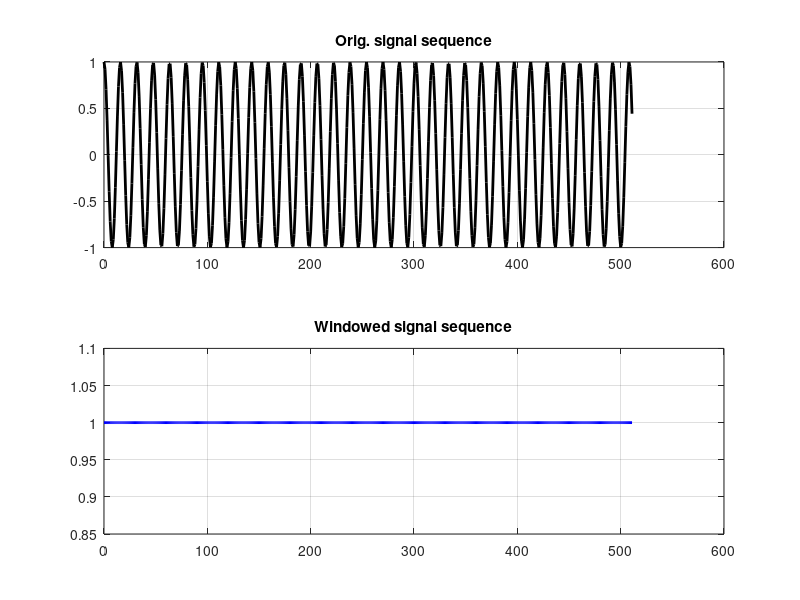
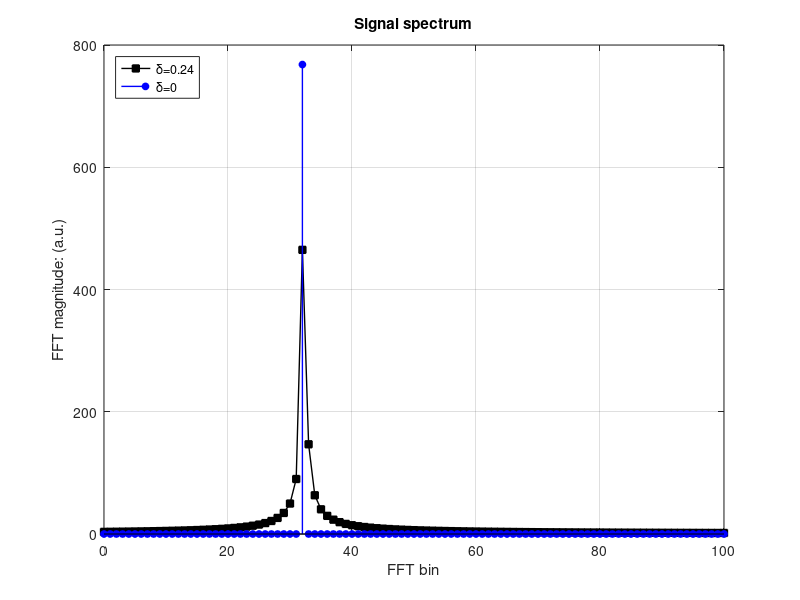
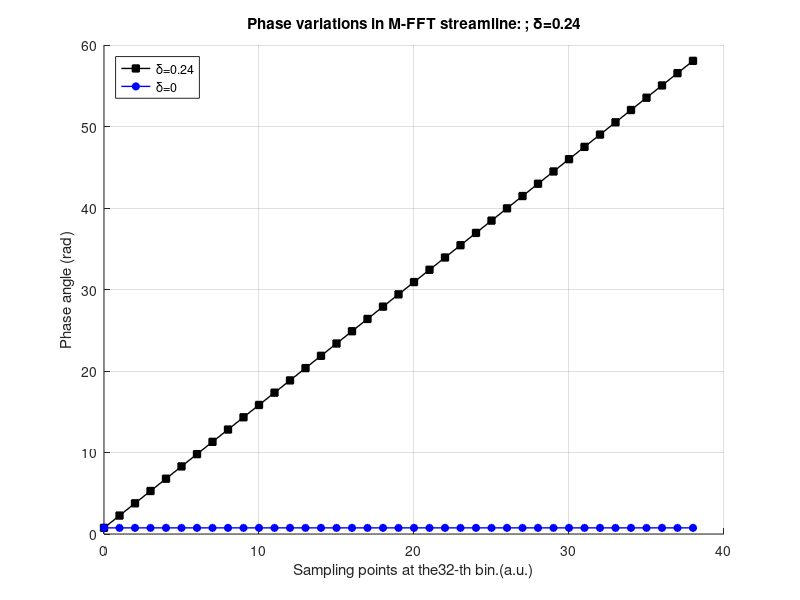

Here is the MATLAB script that generated these plots, in order:
%%
% L-pnt x(n) sequence:
% signal frequency: integer+fraction  
% M-CoarseFFT & K-ZoomFFT phase variation and consistent correction.

clear;clc;
L = 20000; % original signal length.
M = 512; % CoarseFFT-length
K = 16; % ZoomFFT-length
n = 0:L-1;   % sampling index (time)
k = -M/2:M/2-1; % FFT-bin index (normalized frequency) 
srate = 1e9; % sampling rate.
kv = 32; % signal frequency integer-part for M-pnt FFT.
dkv = 0.24; % signal frequency fraction-part for M-pnt FFT.
% dkv = 0;
kvf = kv + dkv;

x = exp(1i*2*pi*kvf/M.*n); 
s = 1.5*exp(1i*2*pi*kv/M.*n); 

rect_win = (rectwin(M))'; % hamming window function

x_win = rect_win.*x(1:M);
X_win = fft(x_win);
X_win_mag = abs(X_win);

s_win = rect_win.*s(1:M);
S_win = fft(s_win);
S_win_mag = abs(S_win);

% plot time squence data.
figure(1),clf
subplot(2,1,1)
plot(0:M-1,real(x(1:M)),'k-','linew',2);
% ylim([0 3])
% xlim([500 1500])
grid on
title('Orig. signal sequence')

subplot(2,1,2)
plot(0:M-1,abs(x_win),'b-','linew',2);
grid on
title('Windowed signal sequence')
% ylim([0 3])
% xlim([500 1500])
%%
figure(2),clf
plot(k,fftshift(X_win_mag),'ks-','linew',1,'markerfacecolor','k','markersize',5);
hold on
stem(k,fftshift(S_win_mag),'bo-','linew',1,'markerfacecolor','b','markersize',5);
grid on
title('Signal spectrum')
xlim([0 100])
xlabel('FFT bin')
ylabel('FFT magnitude: (a.u.)')
legend({'\delta=0.24';'\delta=0'},'location','northwest')

%%
%
num_frames = floor(L/M);
x_arr = reshape(x(1:num_frames*M),[M,num_frames]);

Y_frames = fft(x_arr);

% Yp_mag_frames = abs(Yp_frames);

Y_kv_frames = Y_frames(kv+1,:);

m = 0:num_frames-1;

phase_rev = -2*pi*dkv.*m;
angles_kv = unwrap(angle(Y_kv_frames));

% Yp_kv_frames_rev = Yp_kv_frames.*(-1).^(-m*kv).*exp(-1i*pi*m*dkv);
angles_kv_rev = angles_kv + phase_rev;
%%
figure(3),clf
hold on
title(['Phase variations in M-FFT streamline: ', '; \delta=',num2str(dkv)])
plot(m,angles_kv,'ks-','linew',1,'markerfacecolor','k','markersize',5)
plot(m,angles_kv_rev,'bo-','linew',1,'markerfacecolor','b','markersize',5)
xlabel(['Sampling points at the',num2str(kv), '-th bin.(a.u.)'])
ylabel('Phase angle (rad)')
legend({'\delta=0.24';'\delta=0'},'location','northwest')
grid on
% ylim([0 2])
% plot(m,phasor_lags,'b-','linew',1)
%%


%% done
